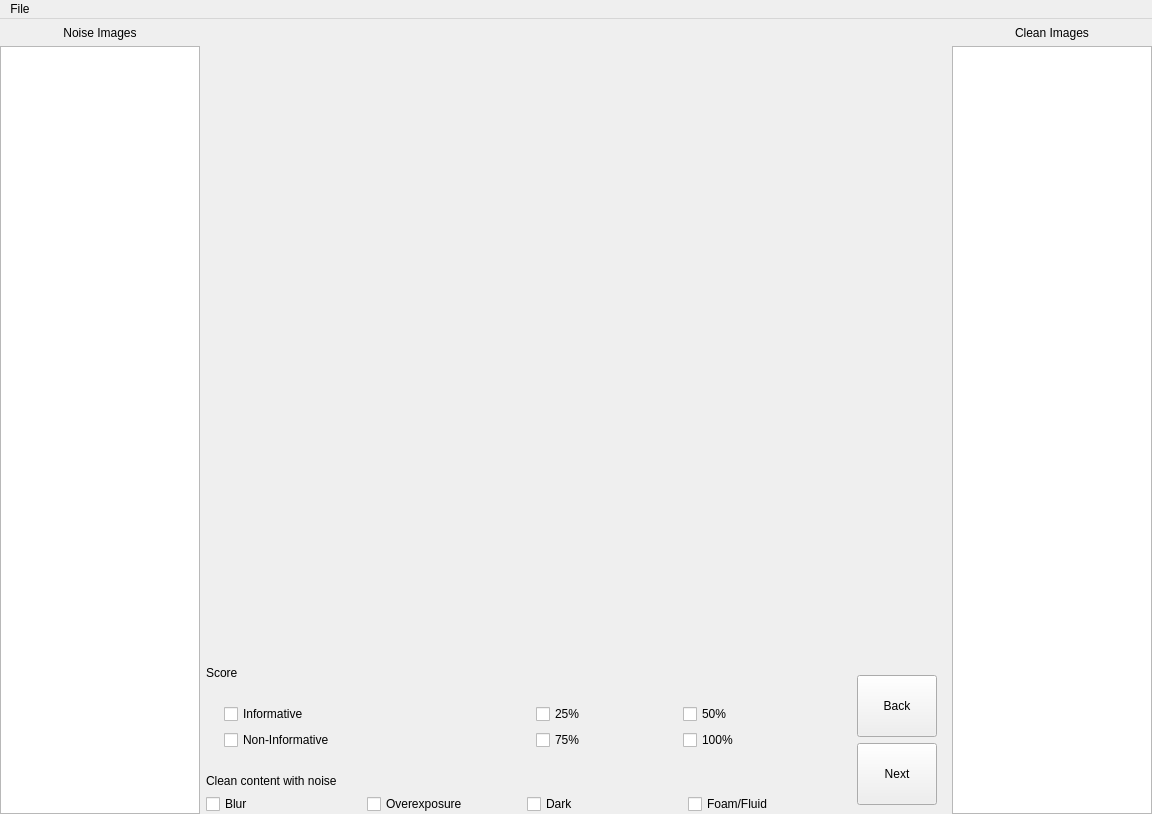
<?xml version="1.0" encoding="UTF-8"?>
<ui version="4.0">
 <class>MainWindow</class>
 <widget class="QMainWindow" name="MainWindow">
  <property name="geometry">
   <rect>
    <x>0</x>
    <y>0</y>
    <width>1152</width>
    <height>814</height>
   </rect>
  </property>
  <property name="windowTitle">
   <string>MainWindow</string>
  </property>
  <widget class="QWidget" name="centralwidget">
   <layout class="QVBoxLayout" name="verticalLayout">
    <property name="leftMargin">
     <number>0</number>
    </property>
    <property name="topMargin">
     <number>0</number>
    </property>
    <property name="rightMargin">
     <number>0</number>
    </property>
    <property name="bottomMargin">
     <number>0</number>
    </property>
    <item>
     <widget class="QWidget" name="widget" native="true">
      <layout class="QHBoxLayout" name="horizontalLayout_2">
       <property name="leftMargin">
        <number>0</number>
       </property>
       <property name="topMargin">
        <number>0</number>
       </property>
       <property name="rightMargin">
        <number>0</number>
       </property>
       <property name="bottomMargin">
        <number>0</number>
       </property>
       <item>
        <widget class="QWidget" name="widget_2" native="true">
         <property name="sizePolicy">
          <sizepolicy hsizetype="Preferred" vsizetype="Expanding">
           <horstretch>0</horstretch>
           <verstretch>0</verstretch>
          </sizepolicy>
         </property>
         <property name="maximumSize">
          <size>
           <width>200</width>
           <height>16777215</height>
          </size>
         </property>
         <layout class="QVBoxLayout" name="verticalLayout_8">
          <property name="leftMargin">
           <number>0</number>
          </property>
          <property name="topMargin">
           <number>7</number>
          </property>
          <property name="rightMargin">
           <number>0</number>
          </property>
          <property name="bottomMargin">
           <number>0</number>
          </property>
          <item>
           <widget class="QLabel" name="label_3">
            <property name="text">
             <string>Noise Images</string>
            </property>
            <property name="alignment">
             <set>Qt::AlignCenter</set>
            </property>
           </widget>
          </item>
          <item>
           <widget class="QListView" name="listView1">
            <property name="layoutDirection">
             <enum>Qt::LeftToRight</enum>
            </property>
           </widget>
          </item>
         </layout>
        </widget>
       </item>
       <item>
        <widget class="QWidget" name="widget_3" native="true">
         <layout class="QVBoxLayout" name="verticalLayout_2">
          <property name="leftMargin">
           <number>0</number>
          </property>
          <property name="topMargin">
           <number>0</number>
          </property>
          <property name="rightMargin">
           <number>0</number>
          </property>
          <property name="bottomMargin">
           <number>0</number>
          </property>
          <item>
           <widget class="QWidget" name="widget_5" native="true">
            <property name="sizePolicy">
             <sizepolicy hsizetype="Preferred" vsizetype="Expanding">
              <horstretch>0</horstretch>
              <verstretch>0</verstretch>
             </sizepolicy>
            </property>
            <layout class="QVBoxLayout" name="verticalLayout_7">
             <item>
              <widget class="QLabel" name="display">
               <property name="text">
                <string/>
               </property>
               <property name="alignment">
                <set>Qt::AlignCenter</set>
               </property>
              </widget>
             </item>
            </layout>
           </widget>
          </item>
          <item>
           <widget class="QWidget" name="widget_13" native="true">
            <layout class="QHBoxLayout" name="horizontalLayout_4">
             <property name="leftMargin">
              <number>0</number>
             </property>
             <property name="topMargin">
              <number>0</number>
             </property>
             <property name="rightMargin">
              <number>0</number>
             </property>
             <property name="bottomMargin">
              <number>0</number>
             </property>
             <item>
              <widget class="QWidget" name="widget_6" native="true">
               <property name="sizePolicy">
                <sizepolicy hsizetype="Expanding" vsizetype="Preferred">
                 <horstretch>0</horstretch>
                 <verstretch>0</verstretch>
                </sizepolicy>
               </property>
               <layout class="QVBoxLayout" name="verticalLayout_3">
                <property name="leftMargin">
                 <number>0</number>
                </property>
                <property name="topMargin">
                 <number>0</number>
                </property>
                <property name="rightMargin">
                 <number>0</number>
                </property>
                <property name="bottomMargin">
                 <number>0</number>
                </property>
                <item>
                 <widget class="QWidget" name="widget_7" native="true">
                  <layout class="QVBoxLayout" name="verticalLayout_4">
                   <property name="leftMargin">
                    <number>0</number>
                   </property>
                   <property name="topMargin">
                    <number>0</number>
                   </property>
                   <property name="rightMargin">
                    <number>0</number>
                   </property>
                   <property name="bottomMargin">
                    <number>0</number>
                   </property>
                   <item>
                    <widget class="QLabel" name="label">
                     <property name="text">
                      <string>Score</string>
                     </property>
                    </widget>
                   </item>
                   <item>
                    <widget class="QWidget" name="widget_9" native="true">
                     <layout class="QHBoxLayout" name="horizontalLayout_3">
                      <item>
                       <widget class="QWidget" name="widget_10" native="true">
                        <layout class="QVBoxLayout" name="verticalLayout_5">
                         <item>
                          <widget class="QCheckBox" name="btn_info">
                           <property name="text">
                            <string>Informative</string>
                           </property>
                           <property name="autoExclusive">
                            <bool>false</bool>
                           </property>
                          </widget>
                         </item>
                         <item>
                          <widget class="QCheckBox" name="btn_noninfo">
                           <property name="text">
                            <string>Non-Informative</string>
                           </property>
                           <property name="autoExclusive">
                            <bool>false</bool>
                           </property>
                          </widget>
                         </item>
                        </layout>
                       </widget>
                      </item>
                      <item>
                       <widget class="QWidget" name="widget_11" native="true">
                        <layout class="QGridLayout" name="gridLayout">
                         <item row="1" column="1">
                          <widget class="QCheckBox" name="btn_100">
                           <property name="text">
                            <string>100%</string>
                           </property>
                           <property name="autoExclusive">
                            <bool>false</bool>
                           </property>
                          </widget>
                         </item>
                         <item row="0" column="0">
                          <widget class="QCheckBox" name="btn_25">
                           <property name="text">
                            <string>25%</string>
                           </property>
                           <property name="autoExclusive">
                            <bool>false</bool>
                           </property>
                          </widget>
                         </item>
                         <item row="0" column="1">
                          <widget class="QCheckBox" name="btn_50">
                           <property name="text">
                            <string>50%</string>
                           </property>
                           <property name="autoExclusive">
                            <bool>false</bool>
                           </property>
                          </widget>
                         </item>
                         <item row="1" column="0">
                          <widget class="QCheckBox" name="btn_75">
                           <property name="text">
                            <string>75%</string>
                           </property>
                           <property name="autoExclusive">
                            <bool>false</bool>
                           </property>
                          </widget>
                         </item>
                        </layout>
                       </widget>
                      </item>
                     </layout>
                    </widget>
                   </item>
                  </layout>
                 </widget>
                </item>
                <item>
                 <widget class="QWidget" name="widget_8" native="true">
                  <layout class="QVBoxLayout" name="verticalLayout_6">
                   <property name="leftMargin">
                    <number>0</number>
                   </property>
                   <property name="topMargin">
                    <number>0</number>
                   </property>
                   <property name="rightMargin">
                    <number>0</number>
                   </property>
                   <property name="bottomMargin">
                    <number>0</number>
                   </property>
                   <item>
                    <widget class="QLabel" name="label_2">
                     <property name="text">
                      <string>Clean content with noise</string>
                     </property>
                    </widget>
                   </item>
                   <item>
                    <widget class="QWidget" name="widget_12" native="true">
                     <layout class="QHBoxLayout" name="horizontalLayout">
                      <property name="leftMargin">
                       <number>0</number>
                      </property>
                      <property name="topMargin">
                       <number>0</number>
                      </property>
                      <property name="rightMargin">
                       <number>0</number>
                      </property>
                      <property name="bottomMargin">
                       <number>0</number>
                      </property>
                      <item>
                       <widget class="QCheckBox" name="btn_blur">
                        <property name="text">
                         <string>Blur</string>
                        </property>
                        <property name="autoExclusive">
                         <bool>false</bool>
                        </property>
                       </widget>
                      </item>
                      <item>
                       <widget class="QCheckBox" name="btn_over">
                        <property name="text">
                         <string>Overexposure</string>
                        </property>
                        <property name="autoExclusive">
                         <bool>false</bool>
                        </property>
                       </widget>
                      </item>
                      <item>
                       <widget class="QCheckBox" name="btn_dark">
                        <property name="text">
                         <string>Dark</string>
                        </property>
                        <property name="autoExclusive">
                         <bool>false</bool>
                        </property>
                       </widget>
                      </item>
                      <item>
                       <widget class="QCheckBox" name="btn_fluid">
                        <property name="text">
                         <string>Foam/Fluid</string>
                        </property>
                        <property name="autoExclusive">
                         <bool>false</bool>
                        </property>
                       </widget>
                      </item>
                     </layout>
                    </widget>
                   </item>
                  </layout>
                 </widget>
                </item>
               </layout>
              </widget>
             </item>
             <item>
              <widget class="QWidget" name="widget_14" native="true">
               <property name="sizePolicy">
                <sizepolicy hsizetype="Preferred" vsizetype="Preferred">
                 <horstretch>0</horstretch>
                 <verstretch>0</verstretch>
                </sizepolicy>
               </property>
               <layout class="QVBoxLayout" name="verticalLayout_10">
                <item>
                 <widget class="QPushButton" name="btn_back">
                  <property name="sizePolicy">
                   <sizepolicy hsizetype="Preferred" vsizetype="Preferred">
                    <horstretch>0</horstretch>
                    <verstretch>0</verstretch>
                   </sizepolicy>
                  </property>
                  <property name="text">
                   <string>Back</string>
                  </property>
                  <property name="shortcut">
                   <string>Left</string>
                  </property>
                 </widget>
                </item>
                <item>
                 <widget class="QPushButton" name="btn_next">
                  <property name="sizePolicy">
                   <sizepolicy hsizetype="Preferred" vsizetype="Preferred">
                    <horstretch>0</horstretch>
                    <verstretch>0</verstretch>
                   </sizepolicy>
                  </property>
                  <property name="text">
                   <string>Next</string>
                  </property>
                  <property name="shortcut">
                   <string>Right</string>
                  </property>
                 </widget>
                </item>
               </layout>
              </widget>
             </item>
            </layout>
           </widget>
          </item>
         </layout>
        </widget>
       </item>
       <item>
        <widget class="QWidget" name="widget_4" native="true">
         <property name="maximumSize">
          <size>
           <width>200</width>
           <height>16777215</height>
          </size>
         </property>
         <layout class="QVBoxLayout" name="verticalLayout_9">
          <property name="leftMargin">
           <number>0</number>
          </property>
          <property name="topMargin">
           <number>7</number>
          </property>
          <property name="rightMargin">
           <number>0</number>
          </property>
          <property name="bottomMargin">
           <number>0</number>
          </property>
          <item>
           <widget class="QLabel" name="label_4">
            <property name="text">
             <string>Clean Images</string>
            </property>
            <property name="alignment">
             <set>Qt::AlignCenter</set>
            </property>
           </widget>
          </item>
          <item>
           <widget class="QListView" name="listView2">
            <property name="layoutDirection">
             <enum>Qt::LeftToRight</enum>
            </property>
           </widget>
          </item>
         </layout>
        </widget>
       </item>
      </layout>
     </widget>
    </item>
   </layout>
  </widget>
  <widget class="QMenuBar" name="menubar">
   <property name="geometry">
    <rect>
     <x>0</x>
     <y>0</y>
     <width>1152</width>
     <height>27</height>
    </rect>
   </property>
   <widget class="QMenu" name="menuFile">
    <property name="title">
     <string>File</string>
    </property>
    <addaction name="actionOpen_folder"/>
   </widget>
   <addaction name="menuFile"/>
  </widget>
  <action name="actionOpen_folder">
   <property name="text">
    <string>Open folder</string>
   </property>
   <property name="shortcut">
    <string>Ctrl+Shift+O</string>
   </property>
  </action>
 </widget>
 <resources/>
 <connections/>
</ui>
